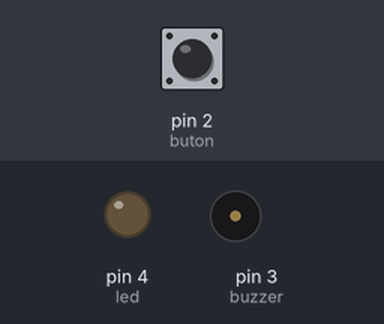
Recording of a sketch running on a simulated Arduino Uno, built with avr-gcc and run on an emulated ATmega328P. Parts: output pins drawn as LEDs (lit = HIGH), buzzer (waves = sounding). Inputs (shaded band) come from the test bench; at power-on: pin 2 (buton) LOW.

Above: at 1.2 s.
1.3 s: pin 2 (buton) pulled HIGH for 0.15 s
At 1.6 s:
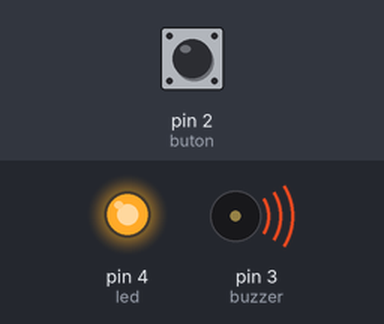
4.4 s: pin 2 (buton) pulled HIGH for 1 s
At 6.7 s:
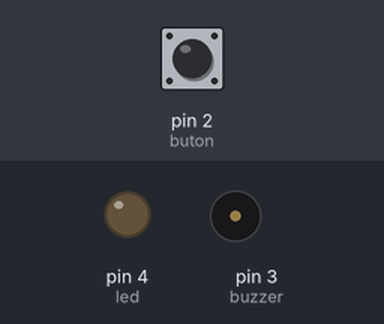
7.9 s: pin 2 (buton) pulled HIGH for 3.2 s
At 9.0 s:
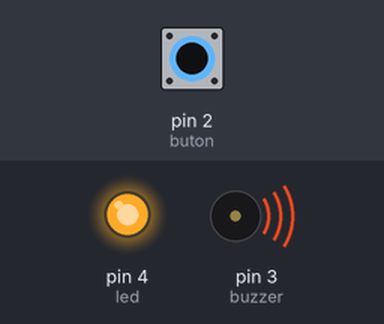
Timing chart, 0 to 13.4 s (numbered marks = the images above; inputs shaded):
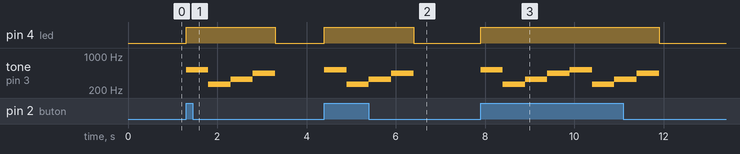

The sketch:

index.ino
```cpp
int buton=2;
int buzzer=3;
int led=4;
int butondurumu=0;
void setup() {
 pinMode(buton,INPUT);
 pinMode(buzzer,OUTPUT);
 pinMode(led,OUTPUT);
}
void loop() {
butondurumu=digitalRead(buton);
if(butondurumu==HIGH)
{
 digitalWrite(led,HIGH);
 tone(buzzer,523);
 delay(500);
 tone(buzzer,262);
 delay(500);
 tone(buzzer,330);
 delay(500);
 tone(buzzer,440);
 delay(500);
}
else
{
 digitalWrite(led,LOW);
 noTone(buzzer);
}}
```

Measured:
- after the input at 1.3 s, pin 4 (led): LOW → HIGH at once, → LOW 2.0 s later; tone on pin 3 (buzzer): plays 523 Hz for 0.50 s, 262 Hz for 0.50 s, 330 Hz for 0.50 s, 440 Hz for 0.50 s, starting at once
- after the input at 4.4 s, pin 4 (led): LOW → HIGH at once, → LOW 2.0 s later; tone on pin 3 (buzzer): plays 523 Hz for 0.50 s, 262 Hz for 0.50 s, 330 Hz for 0.50 s, 440 Hz for 0.50 s, starting at once
- after the input at 7.9 s, pin 4 (led): LOW → HIGH at once, → LOW 4.0 s later; tone on pin 3 (buzzer): plays 523 Hz for 0.50 s, 262 Hz for 0.50 s, 330 Hz for 0.50 s, 440 Hz for 0.50 s, 523 Hz for 0.50 s, 262 Hz for 0.50 s … (8 notes in this stretch), starting at once
